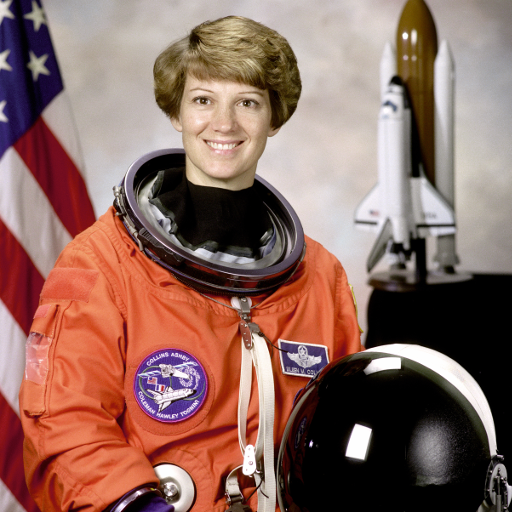
#> input picture skimage.data.astronaut(), 512 x 512 px
$ jupyter execute '[0508.3.2] correlation_convlution.ipynb'
#> lines starting #> are read from the running program, lines starting #| are printed output that depends on the picture
# correlation / convloution
 - 녹화_2022_05_08_13_51_09_191

[cell 1]
import scipy

[cell 2]
from scipy.signal import correlate # 신호처리
from scipy.ndimage import correlate # 이미지

[cell 3]
# 연습용 데이터
import skimage

[cell 4]
# 연습용 데이터 종류
dir(skimage.data)

[cell 5]
from skimage.data import astronaut

[cell 6]
data = astronaut()
#> data is the input picture: shape (512, 512, 3); mean R, G, B 141.6, 105.8, 96.5

[cell 7]
import matplotlib.pyplot as plt

[cell 8]
plt.imshow(data)

[cell 9]
from skimage.util import view_as_blocks
block = view_as_blocks(data, (4,4,3)) # 4 by 4 by 3 으로 쪼갠다
block.shape
#> Out = (128, 128, 1, 4, 4, 3)

# shape 의 변화를 이해하기. (****** 핵심 *******)
# (512, 512, 3) 을 (4, 4, 3) 으로 쪼갠다.
# (512, 512, 3) 가 3차원 이므로 (4,4) 로는 나눌 수 없다.

# 예 --------------------------
# (300, 300, 10) 을 (3, 3, 2) 로 나누면
# (100, 100, 5, 3, 3, 2) 가 된다.

----
- 다른 예

[cell 10]
from skimage.data import camera
data = camera()
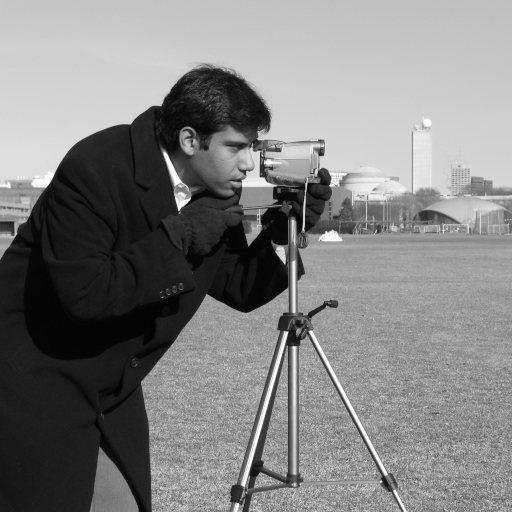
#> input picture skimage.data.camera(), 512 x 512 px
#> data is the input picture: shape (512, 512); min 0, max 255, mean 129.1
plt.imshow(data, cmap='gray')

[cell 11]
data.shape
#> Out = (512, 512)

[cell 12]
block = view_as_blocks(data, (8,8))
block.shape
#> Out = (64, 64, 8, 8)

# (512, 512) 를 (8, 8) 로 block 하면 (64, 64) 로 변한다.
# (64, 64) 의 한 점은 (8, 8) 정보를 가지고 있다. [ = (8,8)이 2 차원으로 (64, 64) 만큼 있다.]
# 이때, (8, 8) 을 하나로 flatten 시키면, 점 하나가 64 만큼 정보를 가지고 있다.


#### 필터의 기본 => 왜?
# 이미지는 글로벌 정보도 중요하지만, 픽셀이 가지는 로컬정보 (내 주위의 정보)가
# 나를 해석하는데 아주 중요하므로 => 디테일을 죽이지 않는 방식
# 일반적으로 홀수를 더 많이 쓴다.

[cell 13]
# 여기서 (8, 8) 을 하나의 점으로 바꾸려고 한다. 어떤 방법을 사용하나?
# => max, min, mean, median 등 있지, 사용하면 각 특성을 고려하지 못한다.

##### correlation 연산 #####
# 따라서, 각 점에 weight 를 주어서, 하나의 값로 바꿈 (내적 연산) => mp.dot
# 각각의 디테일이 살아서 로컬적인 의미를 분명히 할 수 있다.
# x = np.array([1,2,3])
# y = np.array([w1,w2,w3])

[cell 14]
# correlation 과 convolution 연산의 차이
import cv2
im1 = cv2.imread('convolution_correlation.png')
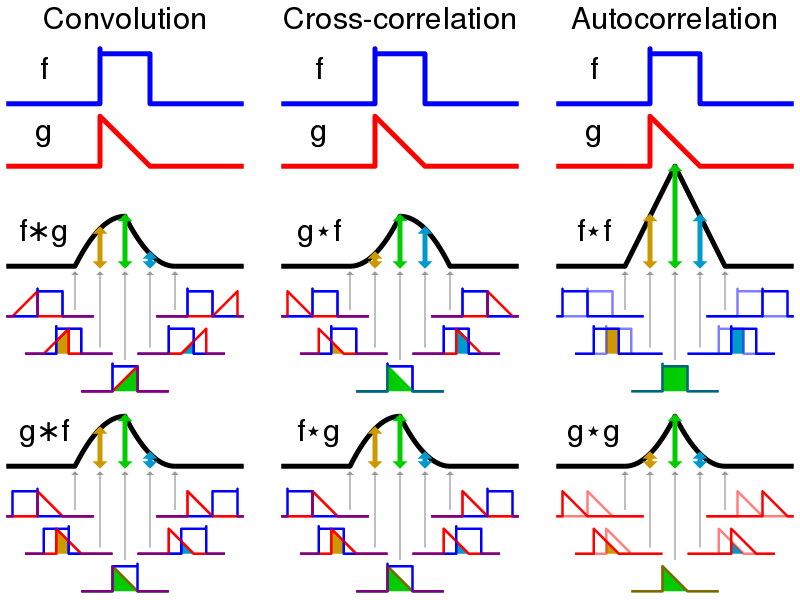
#> input picture convolution_correlation.png, 800 x 600 px
#> im1 is the input picture: shape (600, 800, 3); mean B, G, R 237.2, 232.8, 236.4
plt.imshow(im1)

[cell 15]
# convolution 연산은 처음에 반전을 시킴 => 왜? => 교환법칙이 성립하게 하기 위해
# 반전을 시키지 않으면 교환법칙이 성립하지 않음

# 실제 convolution neural network 는 실제 correlation 을 사용 => 왜?
# 예) 커널필터 (-1, 0, 1)을 flip 해서 (1, 0 ,-1)로 바꾸고 난 뒤 correlation 을 해야 함.
# 하지만, 연산량을 줄이기 위해 처음부터 flip 된 커널 (1, 0 ,-1) 에 correlation 연산을 한다.
# flip 하는 연산량을 줄일 수 있다.
# (말만 conv 고, 내부연산은 corr 로 한다.)

---

# convolution / correlation

[cell 16]
import scipy
import numpy as np

[cell 17]
from scipy.signal import correlate # 신호처리
from scipy.ndimage import correlate # 이미지

[cell 18]
# 필터 사용
cv2.filter2D

[cell 19]
data = camera()
kernel = np.array([[1,0,1], [1,0,1], [1,0,1]])
kernel2 = np.array([[1,1,1], [1,1,1], [1,1,1]])
kernel3 = np.array([[1,1,1], [1,1,1], [1,1,1]]) / 100
kernel4 = np.array([[1,0,-1], [1,0,-1], [1,0,-1]])
kernel

# 커널의 핵심
# 필터의 크기와 값에 따라서 => 희미, 선명, 가장자리 등으로 나타냄

[cell 20]
filterd_image = cv2.filter2D(data, -1, kernel)
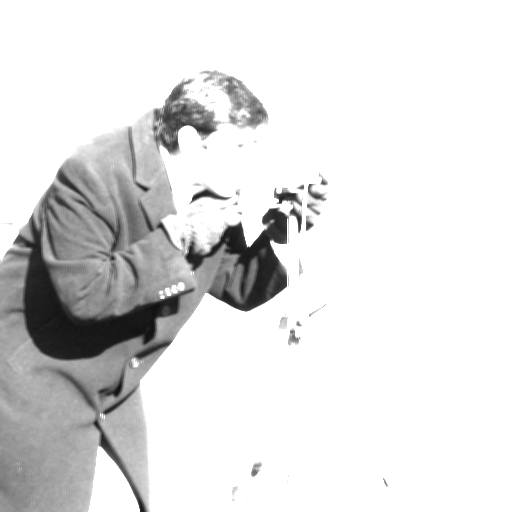
#> filterd_image: shape (512, 512); min 12, max 255, mean 224
filterd_image2 = cv2.filter2D(data, -1, kernel2)
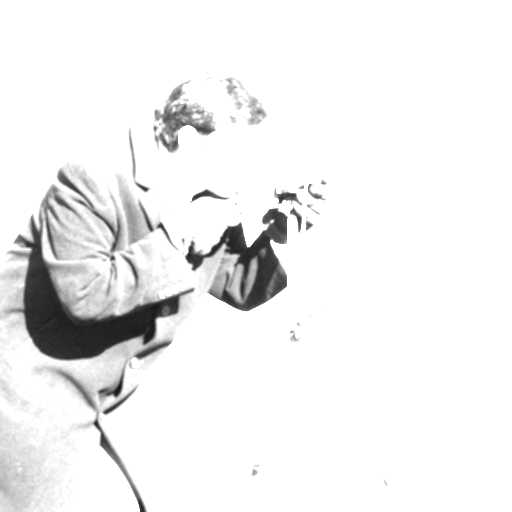
#> filterd_image2: shape (512, 512); min 18, max 255, mean 239.4
filterd_image3 = cv2.filter2D(data, -1, kernel3)
filterd_image4 = cv2.filter2D(data, -1, kernel4)
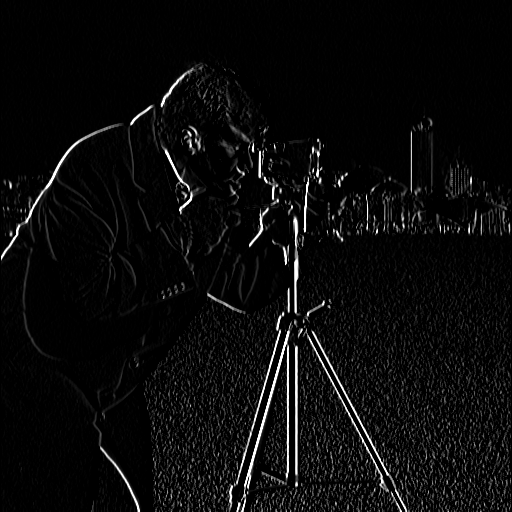
#> filterd_image4: shape (512, 512); min 0, max 255, mean 10.9
# plt.imshow(filterd_image, cmap='gray')

[cell 21]
fig = plt.figure(figsize= (15,15))

plt.subplot(1,4,1)
plt.imshow(filterd_image, cmap='gray')

plt.subplot(1,4,2)
plt.imshow(filterd_image2, cmap='gray')

plt.subplot(1,4,3)
plt.imshow(filterd_image3, cmap='gray')

plt.subplot(1,4,4)
plt.imshow(filterd_image4, cmap='gray')

plt.show

# 하얀색으로 나오는 것은 값이 커서

[cell 22]
# 실험 - 필터 크기에 따른 비교
kernel = np.ones((3,3)) / 50
kernel2 = np.ones((5,5)) / 50
kernel3 = np.ones((7,7)) / 50
kernel4 = np.ones((9,9)) / 50

filterd_image = cv2.filter2D(data, -1, kernel)
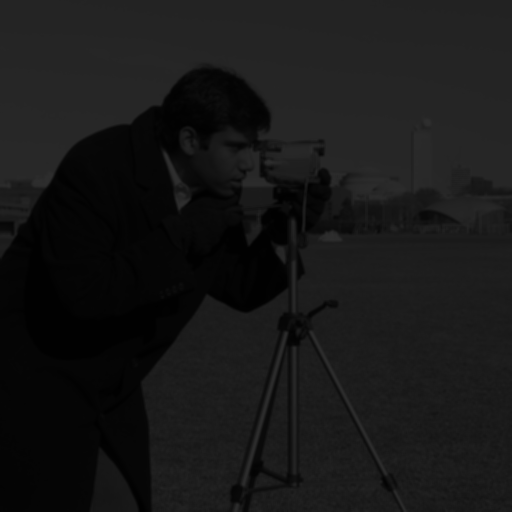
#> filterd_image: shape (512, 512); min 0, max 46, mean 23.2
filterd_image2 = cv2.filter2D(data, -1, kernel2)
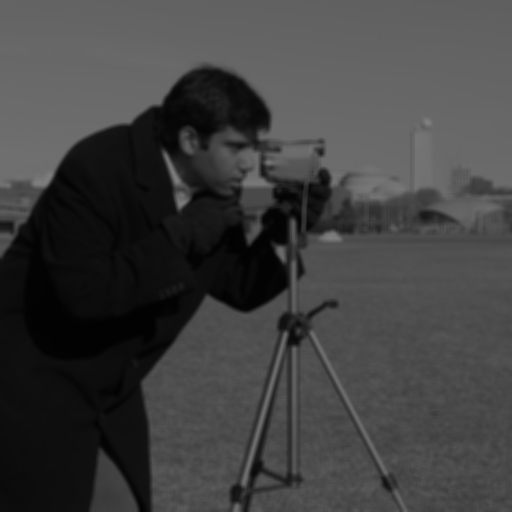
#> filterd_image2: shape (512, 512); min 1, max 127, mean 64.5
filterd_image3 = cv2.filter2D(data, -1, kernel3)
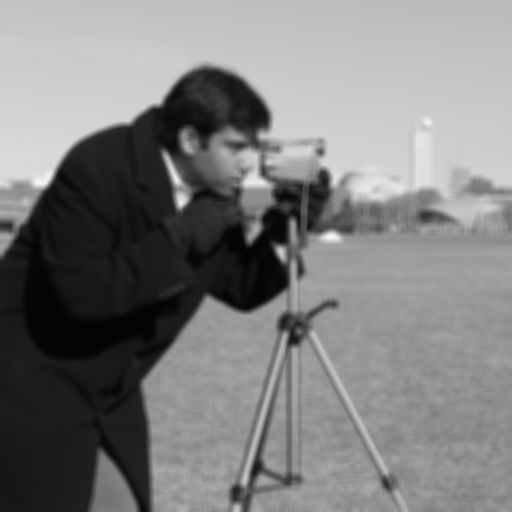
#> filterd_image3: shape (512, 512); min 3, max 245, mean 126.5
filterd_image4 = cv2.filter2D(data, -1, kernel4)
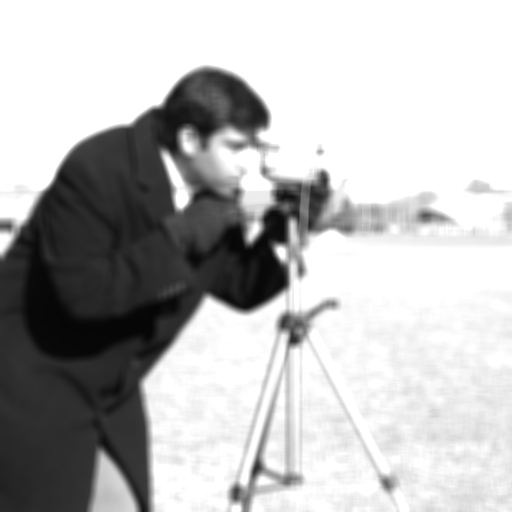
#> filterd_image4: shape (512, 512); min 5, max 255, mean 185.8

fig = plt.figure(figsize= (15,15))

plt.subplot(1,4,1)
plt.imshow(filterd_image, cmap='gray')

plt.subplot(1,4,2)
plt.imshow(filterd_image2, cmap='gray')

plt.subplot(1,4,3)
plt.imshow(filterd_image3, cmap='gray')

plt.subplot(1,4,4)
plt.imshow(filterd_image4, cmap='gray')

plt.show

# 필터가 클 수록 디테일은 줄어 든다.
# but 주위 상황을 더 크게 만들기 때문에 global 적인 의미를 더 가진다.
# 어떤 필터 크기가 좋은지는 상황에 따라 다른다.
